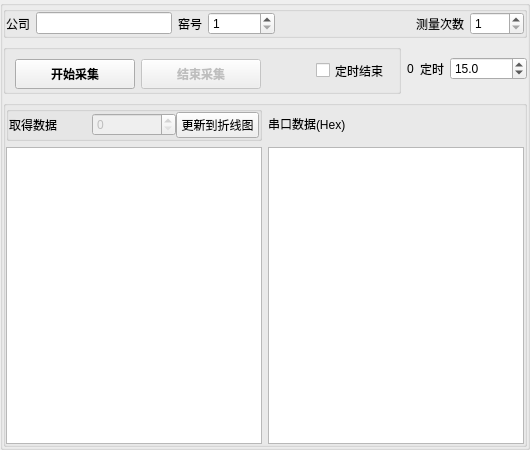
        <widget class="QGroupBox" name="sample">
         <property name="minimumSize">
          <size>
           <width>400</width>
           <height>450</height>
          </size>
         </property>
         <property name="title">
          <string/>
         </property>
         <layout class="QGridLayout" name="gridLayout_8">
          <property name="leftMargin">
           <number>0</number>
          </property>
          <property name="topMargin">
           <number>0</number>
          </property>
          <property name="rightMargin">
           <number>0</number>
          </property>
          <property name="bottomMargin">
           <number>0</number>
          </property>
          <item row="3" column="3">
           <widget class="QDoubleSpinBox" name="sample_time">
            <property name="decimals">
             <number>1</number>
            </property>
            <property name="maximum">
             <double>100000.000000000000000</double>
            </property>
            <property name="value">
             <double>15.000000000000000</double>
            </property>
           </widget>
          </item>
          <item row="3" column="2">
           <widget class="QLabel" name="label_12">
            <property name="text">
             <string>定时</string>
            </property>
           </widget>
          </item>
          <item row="1" column="0" colspan="4">
           <widget class="QGroupBox" name="groupBox_2">
            <property name="maximumSize">
             <size>
              <width>16777215</width>
              <height>40</height>
             </size>
            </property>
            <property name="styleSheet">
             <string notr="true"/>
            </property>
            <property name="title">
             <string/>
            </property>
            <layout class="QHBoxLayout" name="horizontalLayout_2">
             <property name="leftMargin">
              <number>0</number>
             </property>
             <property name="topMargin">
              <number>0</number>
             </property>
             <property name="rightMargin">
              <number>0</number>
             </property>
             <property name="bottomMargin">
              <number>0</number>
             </property>
             <item>
              <widget class="QLabel" name="label_5">
               <property name="text">
                <string>公司</string>
               </property>
              </widget>
             </item>
             <item>
              <widget class="QLineEdit" name="text_company"/>
             </item>
             <item>
              <widget class="QLabel" name="label_6">
               <property name="text">
                <string>窑号</string>
               </property>
              </widget>
             </item>
             <item>
              <widget class="QSpinBox" name="text_kilnnum">
               <property name="minimum">
                <number>1</number>
               </property>
               <property name="maximum">
                <number>1000000</number>
               </property>
              </widget>
             </item>
             <item>
              <spacer name="horizontalSpacer_4">
               <property name="orientation">
                <enum>Qt::Horizontal</enum>
               </property>
               <property name="sizeHint" stdset="0">
                <size>
                 <width>40</width>
                 <height>20</height>
                </size>
               </property>
              </spacer>
             </item>
             <item>
              <widget class="QLabel" name="label_13">
               <property name="text">
                <string>测量次数</string>
               </property>
              </widget>
             </item>
             <item>
              <widget class="QSpinBox" name="times">
               <property name="minimum">
                <number>1</number>
               </property>
               <property name="maximum">
                <number>1000</number>
               </property>
              </widget>
             </item>
            </layout>
           </widget>
          </item>
          <item row="3" column="0">
           <widget class="QGroupBox" name="groupBox">
            <property name="maximumSize">
             <size>
              <width>16777215</width>
              <height>50</height>
             </size>
            </property>
            <property name="contextMenuPolicy">
             <enum>Qt::DefaultContextMenu</enum>
            </property>
            <property name="styleSheet">
             <string notr="true"/>
            </property>
            <property name="title">
             <string/>
            </property>
            <layout class="QHBoxLayout" name="horizontalLayout">
             <item>
              <widget class="QPushButton" name="btn_start">
               <property name="minimumSize">
                <size>
                 <width>120</width>
                 <height>30</height>
                </size>
               </property>
               <property name="font">
                <font>
                 <weight>75</weight>
                 <bold>true</bold>
                </font>
               </property>
               <property name="text">
                <string>开始采集</string>
               </property>
               <property name="shortcut">
                <string>Space</string>
               </property>
              </widget>
             </item>
             <item>
              <widget class="QPushButton" name="btn_end">
               <property name="enabled">
                <bool>false</bool>
               </property>
               <property name="minimumSize">
                <size>
                 <width>120</width>
                 <height>30</height>
                </size>
               </property>
               <property name="font">
                <font>
                 <weight>75</weight>
                 <bold>true</bold>
                </font>
               </property>
               <property name="text">
                <string>结束采集</string>
               </property>
               <property name="shortcut">
                <string>Space</string>
               </property>
              </widget>
             </item>
             <item>
              <spacer name="horizontalSpacer">
               <property name="orientation">
                <enum>Qt::Horizontal</enum>
               </property>
               <property name="sizeHint" stdset="0">
                <size>
                 <width>40</width>
                 <height>20</height>
                </size>
               </property>
              </spacer>
             </item>
             <item>
              <widget class="QCheckBox" name="check_timer">
               <property name="text">
                <string>定时结束</string>
               </property>
              </widget>
             </item>
            </layout>
           </widget>
          </item>
          <item row="4" column="0" colspan="4">
           <widget class="QGroupBox" name="groupBox_6">
            <property name="minimumSize">
             <size>
              <width>0</width>
              <height>0</height>
             </size>
            </property>
            <property name="styleSheet">
             <string notr="true"/>
            </property>
            <property name="title">
             <string/>
            </property>
            <layout class="QGridLayout" name="gridLayout_10" rowstretch="0,0,0">
             <property name="leftMargin">
              <number>0</number>
             </property>
             <property name="topMargin">
              <number>0</number>
             </property>
             <property name="rightMargin">
              <number>0</number>
             </property>
             <property name="bottomMargin">
              <number>0</number>
             </property>
             <item row="0" column="1">
              <widget class="QLabel" name="label_10">
               <property name="text">
                <string>串口数据(Hex)</string>
               </property>
              </widget>
             </item>
             <item row="0" column="0">
              <widget class="QGroupBox" name="groupBox_9">
               <property name="title">
                <string/>
               </property>
               <layout class="QHBoxLayout" name="horizontalLayout_3">
                <property name="spacing">
                 <number>0</number>
                </property>
                <property name="leftMargin">
                 <number>0</number>
                </property>
                <property name="topMargin">
                 <number>0</number>
                </property>
                <property name="rightMargin">
                 <number>0</number>
                </property>
                <property name="bottomMargin">
                 <number>0</number>
                </property>
                <item>
                 <widget class="QLabel" name="label_11">
                  <property name="text">
                   <string>取得数据</string>
                  </property>
                 </widget>
                </item>
                <item>
                 <widget class="QSpinBox" name="num_data_switch">
                  <property name="enabled">
                   <bool>false</bool>
                  </property>
                  <property name="toolTip">
                   <string>采集到的有效数据数</string>
                  </property>
                  <property name="maximum">
                   <number>2000000000</number>
                  </property>
                  <property name="stepType">
                   <enum>QAbstractSpinBox::DefaultStepType</enum>
                  </property>
                  <property name="displayIntegerBase">
                   <number>10</number>
                  </property>
                 </widget>
                </item>
                <item>
                 <widget class="QPushButton" name="btn_update_chart">
                  <property name="text">
                   <string>更新到折线图</string>
                  </property>
                 </widget>
                </item>
               </layout>
              </widget>
             </item>
             <item row="2" column="0">
              <widget class="QPlainTextEdit" name="data_switch">
               <property name="maximumSize">
                <size>
                 <width>500</width>
                 <height>16777215</height>
                </size>
               </property>
               <property name="styleSheet">
                <string notr="true"/>
               </property>
               <property name="readOnly">
                <bool>false</bool>
               </property>
               <property name="backgroundVisible">
                <bool>false</bool>
               </property>
              </widget>
             </item>
             <item row="2" column="1">
              <widget class="QPlainTextEdit" name="data_serialbuf">
               <property name="maximumSize">
                <size>
                 <width>350</width>
                 <height>16777215</height>
                </size>
               </property>
              </widget>
             </item>
            </layout>
           </widget>
          </item>
          <item row="3" column="1">
           <widget class="QLabel" name="timer_count">
            <property name="text">
             <string>0</string>
            </property>
           </widget>
          </item>
         </layout>
        </widget>
